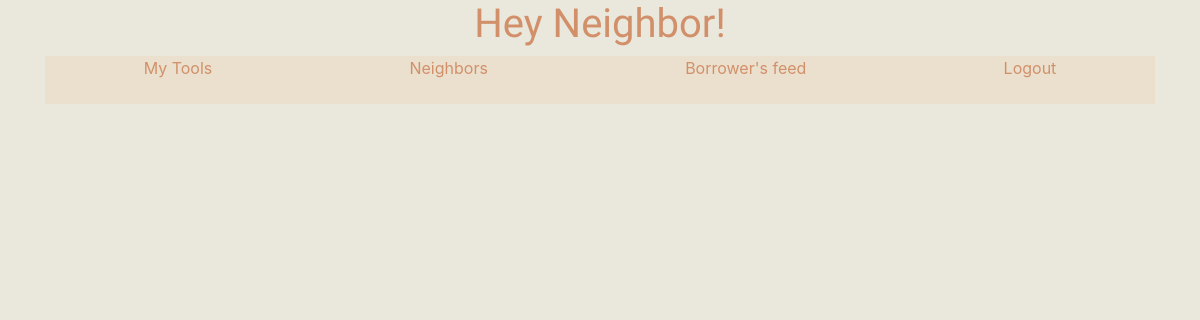
The app's page /users_tool/1 (signed in), older data.
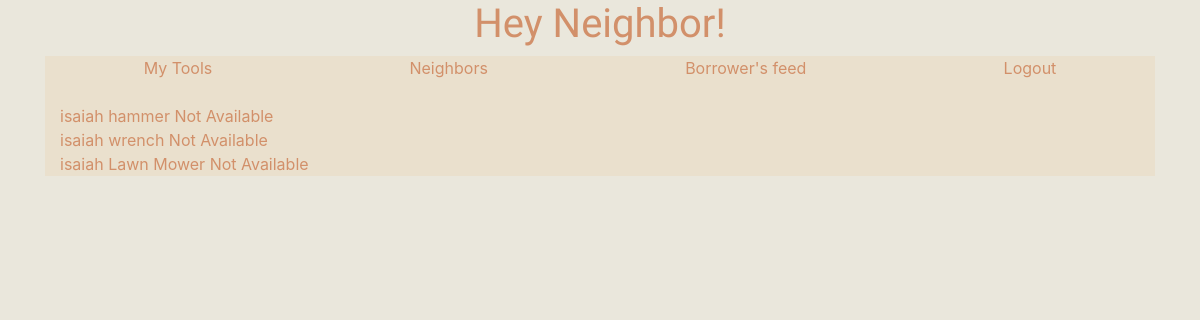
The same page, newer data.
### tools/models.py (models this page shows)
class Tool(models.Model):
    HAND_TOOL = "HAND TOOL"
    GARDEN_TOOL = "GARDEN TOOL"
    POWER_TOOL = "POWER TOOL"
    Type_Choices = [
        (HAND_TOOL,"Hand Tool"),
        (GARDEN_TOOL, "Garden Tool"),
        (POWER_TOOL, "Power Tool"),
    ]
    name = models.CharField(max_length=255)
    type = models.CharField(max_length=255, choices=Type_Choices, default=HAND_TOOL)
    owner = models.ForeignKey(User, on_delete=models.CASCADE)
    is_available = models.BooleanField(default=False)

### tools/views.py (the view)
# urls.py: path("users_tool/<int:pk>", views.UsersToolView.as_view(), name="users_tool")
class UsersToolView(LoginRequiredMixin,generic.ListView):
    model = Tool
    template_name = "tools/users_tool.html"
    context_object_name = "users_tool_list"
    def get_queryset(self):
        return Tool.objects.filter(owner = self.kwargs["pk"])

### tools/templates/tools/users_tool.html
{% extends "tools/base.html" %}
{% block content %}
<ul class="font lists">
    {% for tool in users_tool_list %}
    <li>
        {{tool.owner}}
        {{tool.name}}
        {% if tool.is_available == True %}
        <button>Borrow Now</button>
        {% else %}
        <a> Not Available </a>
        {% endif %}
    </li>
    {% endfor %}
</ul>
{% endblock %}

### tools/templates/tools/base.html (shortened to what this page needs)
{% load static %}
<html>
    <head>
        <link rel="stylesheet" href="{% static 'tools/base.css' %}" >
        <link rel="stylesheet" href="https://stackpath.bootstrapcdn.com/bootstrap/4.3.1/css/bootstrap.min.css">
    </head>
    <body class="container">
        {% include "tools/header.html" %}
        {% block content %}
        {% endblock %}
    </body>
</html>

### tools/templates/tools/header.html
{% load static %}
<header>
    <h1 class=" title d-flex justify-content-center font">Hey Neighbor!</h1>
    <nav class="d-flex justify-content-around font nav-bar pb-4">
        <a href="{% url 'tools:mytools' %}">My Tools</a>
        <a href="{% url 'tools:neighbors' %}">Neighbors</a>
        <a href="{% url 'tools:borrower_feed' %}">Borrower's feed</a>
        {% if not request.user.is_authenticated %}
        <a href="{% url 'login' %}">Login</a>
        {% else %}
        <a href="{% url 'logout' %}">Logout</a>
        {% endif %}
    </nav>
</header>

### tools/templates/tools/getstarted.html (shortened to what this page needs)
{% load static %}

### tools/static/tools/base.css (style rules this page uses)
body { background-color:#EAE7DC !important; }
ul { list-style:none; padding-left: inherit; }
a { text-decoration: none; color: #D2906A !important; }
.title { font-family: 'Modak', cursive; color: #D2906A; background-color:#EAE7DC !important; }
.nav-bar { background-color: #EAE0CD; }
.font { color: #D2906A; background-color: #EAE0CD; }

Row changes from the older to the newer data that the page shows:
added Tool: owner "isaiah", name "hammer", is_available "Not Available"
added Tool: owner "isaiah", name "wrench", is_available "Not Available"
added Tool: owner "isaiah", name "Lawn Mower", is_available "Not Available"
